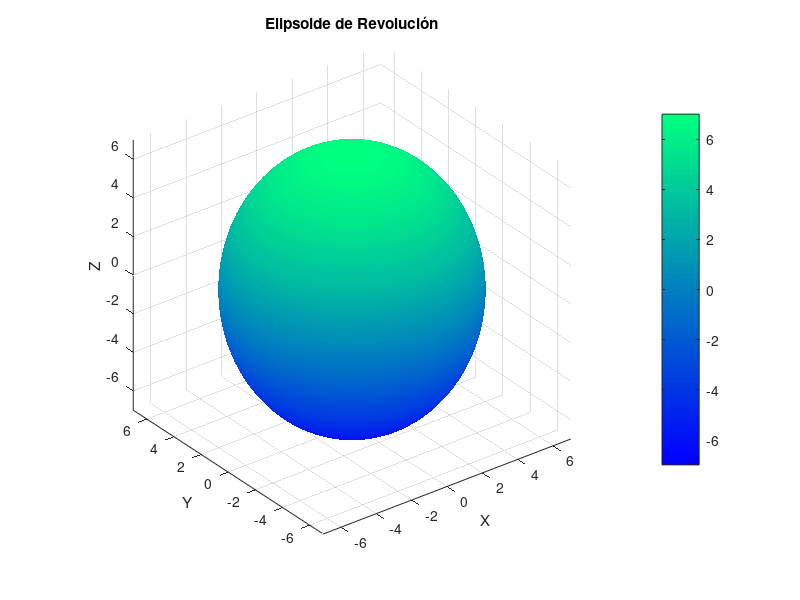
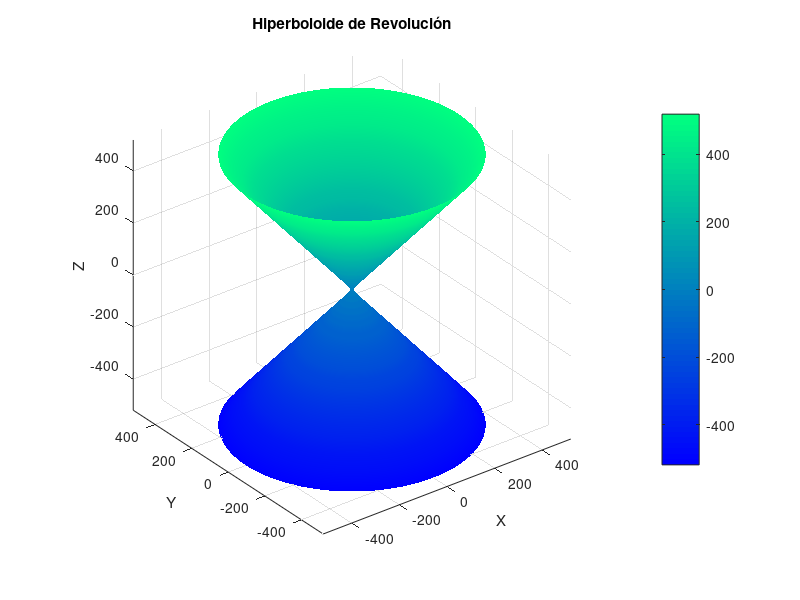

Write MATLAB code to recreate these figures, in order.
% Elipsoide
a = 6;  % eje en x
b = 6;  % eje en y 
c = 7;  % eje en z

% Coordenadas esféricas
theta = linspace(0, 2*pi, 100);
phi = linspace(0, pi, 100);
[theta, phi] = meshgrid(theta, phi);

% Coordenadas cartesianas
x = a * sin(phi) .* cos(theta);
y = b * sin(phi) .* sin(theta);
z = c * cos(phi);

% Grafica
figure;
surf(x, y, z);
axis equal;
xlabel('X');
ylabel('Y');
zlabel('Z');
title('Elipsoide de Revolución');
colormap('winter');
shading interp;
colorbar;

% Hiperboloide
a = 6;  % Eje en x
b = 6;  % Eje en y
c = 7;  % Eje en z

% Coordenadas cilíndricas
theta = linspace(0, 2*pi, 100);
v = linspace(-5, 5, 100);
[theta, v] = meshgrid(theta, v);

% Coordenadas cartesianas
x = a * cosh(v) .* cos(theta);
y = b * cosh(v) .* sin(theta);
z = c * sinh(v);

% Grafica
figure;
surf(x, y, z, z);  % z, nos dice la asignacion de colores 
axis equal;
xlabel('X');
ylabel('Y');
zlabel('Z');
title('Hiperboloide de Revolución');
colormap('winter');  
shading interp;
colorbar;  